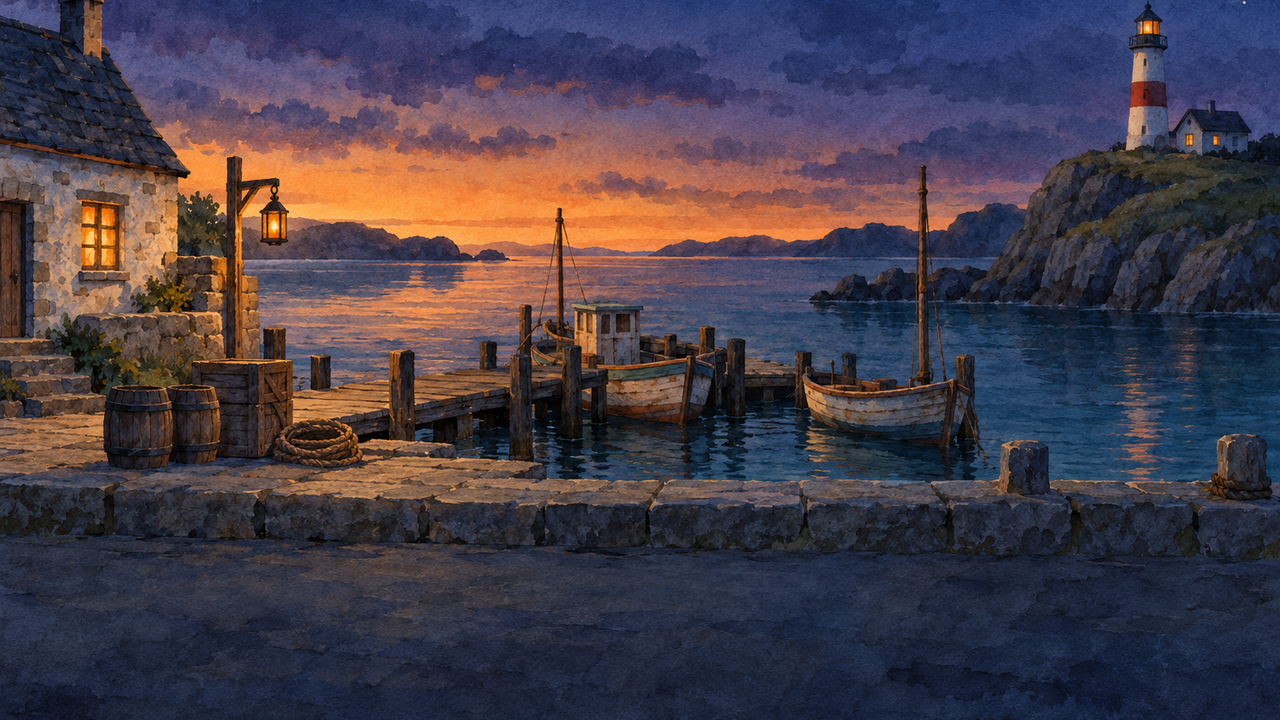
#> input picture styles/hintergrund-serie/assets/bg_hafen.png, 1280 x 720 px, given in place of master.png, which was not available; the run also reads 1 picture not shown here
$ python measure.py
#> lines starting #> are read from the running program, lines starting #| are printed output that depends on the picture; pictures that were not available may be replaced by others from this repository, and a replacement may not be noted
### styles/ortsserie/painterly-digital/scripts/metrics.py
"""Bildmaße für die Ortsserie (nur NumPy und Pillow, deterministisch).

Layout-Kopie   gray_corr: Pearson-Korrelation der Helligkeit, auf 48x32 verkleinert (grobe Tonwertverteilung;
                          hoch schon, wenn beide Bilder oben hell und unten dunkel sind)
               edge_corr: Pearson-Korrelation der Kantenstärke (Sobel auf 640 px Breite, weich, auf 64x43 gemittelt)
               struct_corr: Pearson-Korrelation des Bandpasses der Helligkeit (Gauß 2 px minus Gauß 8 px auf
                          640 px Breite, auf 160x107 gemittelt): gleiche Formen an gleicher Stelle (Wolken, Kanten
                          von Objekten). Unabhängige Bilder liegen bei |r| <= 0,03; struct_top dasselbe nur für die
                          oberen 45 % (Himmel)
Palette        Oklab, k-means mit festem Startwert auf 24 000 Stichproben je Bild
               palette_matched: 8 Farben je Bild, beste 1:1-Zuordnung (alle 8! Permutationen), mittlerer
                                Abstand der Paare (gewichtet mit dem mittleren Anteil), in Oklab x 100
               palette_chamfer: 12 Farben, je Farbe Abstand zur nächsten Farbe des anderen Bilds, mit Anteil
                                gewichtet, beide Richtungen gemittelt (Oklab x 100)
               mean_dE:         Abstand der Oklab-Mittelwerte (x 100)
Detail         grad_energy:     mittlerer Helligkeitsgradient (Oklab L x 100 je Pixel) bei 1264 px Breite
               edge_density:    Anteil der Pixel mit Gradient > 2,5 (L x 100 je Pixel) bei 1264 px Breite
               texture_energy:  mittlere Abweichung vom 3-px-Gauß (8-bit-Helligkeit) bei 1264 px Breite, wie
                                hintergrund-serie/tools/prep.py texture_energy
Ruhe           calm(): Streuung und Gradient der Helligkeit in einem Rechteck (Textleiste)
Alle Bilder werden vorher auf dieselbe Breite gebracht (3:2-Rohbilder von agy 1264x848, Codex 1536x1024).
"""
import itertools

import numpy as np
from PIL import Image, ImageFilter

DETAIL_W = 1264


def load(path, width=None):
    im = Image.open(path).convert("RGB")
    if width and im.width != width:
        im = im.resize((width, round(im.height * width / im.width)), Image.LANCZOS)
    return im


def to_float(im):
    return np.asarray(im, np.float32) / 255.0


def srgb_to_oklab(rgb):
    c = np.where(rgb <= 0.04045, rgb / 12.92, ((rgb + 0.055) / 1.055) ** 2.4)
    M1 = np.array([[0.4122214708, 0.5363325363, 0.0514459929],
                   [0.2119034982, 0.6806995451, 0.1073969566],
                   [0.0883024619, 0.2817188376, 0.6299787005]])
    M2 = np.array([[0.2104542553, 0.7936177850, -0.0040720468],
                   [1.9779984951, -2.4285922050, 0.4505937099],
                   [0.0259040371, 0.7827717662, -0.8086757660]])
    lms = np.cbrt(c @ M1.T)
    return lms @ M2.T


def _pearson(a, b):
    a = a.ravel() - a.mean()
    b = b.ravel() - b.mean()
    return float((a * b).sum() / (np.sqrt((a * a).sum() * (b * b).sum()) + 1e-12))


def _blockmean(a, w, h):
    return np.asarray(Image.fromarray(a.astype(np.float32), "F").resize((w, h), Image.BOX), np.float64)


def _sobel(L):
    p = np.pad(L, 1, mode="edge")
    gx = (p[1:-1, 2:] - p[1:-1, :-2]) * 2 + (p[:-2, 2:] - p[:-2, :-2]) + (p[2:, 2:] - p[2:, :-2])
    gy = (p[2:, 1:-1] - p[:-2, 1:-1]) * 2 + (p[2:, :-2] - p[:-2, :-2]) + (p[2:, 2:] - p[:-2, 2:])
    return np.hypot(gx, gy) / 8.0


def _gauss(a, sigma):
    r = int(3 * sigma + 0.5)
    k = np.exp(-0.5 * (np.arange(-r, r + 1) / sigma) ** 2)
    k /= k.sum()
    p = np.pad(a, r, mode="edge")
    p = np.apply_along_axis(lambda v: np.convolve(v, k, "valid"), 1, p)
    return np.apply_along_axis(lambda v: np.convolve(v, k, "valid"), 0, p)


def layout_features(path):
    im = load(path, 640)
#> in load, im is the input picture: PIL image 1280x720 RGB; mean R, G, B 69.6, 61.7, 73.2
    L = srgb_to_oklab(to_float(im))[..., 0]
    g = _gauss(_sobel(L), 2.0)
    band = _gauss(L, 2.0) - _gauss(L, 8.0)
    return {"gray": _blockmean(L, 48, 32), "edge": _blockmean(g, 64, 43), "band": _blockmean(band, 160, 107)}


def layout_similarity(fa, fb):
    return {"gray_corr": round(_pearson(fa["gray"], fb["gray"]), 3),
            "edge_corr": round(_pearson(fa["edge"], fb["edge"]), 3),
            "struct_corr": round(_pearson(fa["band"], fb["band"]), 3),
            "struct_top": round(_pearson(fa["band"][:48], fb["band"][:48]), 3)}


def _kmeans(X, k, seed=7, iters=30):
    rng = np.random.default_rng(seed)
    # k-means++ Start
    c = [X[rng.integers(len(X))]]
    for _ in range(1, k):
        d = np.min(((X[:, None, :] - np.array(c)[None]) ** 2).sum(-1), 1)
        c.append(X[rng.choice(len(X), p=d / d.sum())])
    c = np.array(c)
    for _ in range(iters):
        lab = ((X[:, None, :] - c[None]) ** 2).sum(-1).argmin(1)
        new = np.array([X[lab == i].mean(0) if (lab == i).any() else c[i] for i in range(k)])
        if np.allclose(new, c, atol=1e-6):
            break
        c = new
    lab = ((X[:, None, :] - c[None]) ** 2).sum(-1).argmin(1)
    w = np.bincount(lab, minlength=k) / len(lab)
    order = np.argsort(-w)
    return c[order], w[order]


def palette_features(path, n=24000, seed=11):
    lab = srgb_to_oklab(to_float(load(path, 640))).reshape(-1, 3)
    rng = np.random.default_rng(seed)
    X = lab[rng.choice(len(lab), min(n, len(lab)), replace=False)]
    c8, w8 = _kmeans(X, 8)
    c12, w12 = _kmeans(X, 12)
    return {"mean": lab.mean(0), "c8": c8, "w8": w8, "c12": c12, "w12": w12}


PERM8 = np.array(list(itertools.permutations(range(8))))


# [11 lines left out: function palette_distance, not called in this run]


def detail_features(path):
    im = load(path, DETAIL_W)
    L = srgb_to_oklab(to_float(im))[..., 0] * 100
    g = _sobel(L)
    lum = im.convert("L")
    a = np.asarray(lum, np.float64)
    b = np.asarray(lum.filter(ImageFilter.GaussianBlur(3)), np.float64)
    return {"grad_energy": round(float(g.mean()), 3), "edge_density": round(float((g > 2.5).mean()), 4),
            "texture_energy": round(float(np.abs(a - b).mean()), 3)}


def detail_ratio(da, db):
    return {k + "_ratio": round(da[k] / db[k], 3) for k in ("grad_energy", "edge_density", "texture_energy")}


def calm(img_path_or_im, rect):
    """Ruhe in rect = (x, y, w, h): Streuung der Helligkeit (Oklab L x 100) und mittlerer Gradient."""
    im = img_path_or_im if isinstance(img_path_or_im, Image.Image) else load(img_path_or_im)
    x, y, w, h = rect
    L = srgb_to_oklab(to_float(im.crop((x, y, x + w, y + h))))[..., 0] * 100
    g = _sobel(L)
    return {"L_std": round(float(L.std()), 2), "L_mean": round(float(L.mean()), 2),
            "grad_mean": round(float(g.mean()), 3)}

### styles/ortsserie/painterly-digital/scripts/measure.py
#!/usr/bin/env python3
"""Ortsserie, Stil painterly-digital: alle Messwerte -> measure.json (aus Dateien, deterministisch).

    .venv/bin/python -I styles/ortsserie/painterly-digital/scripts/measure.py

Inhalt
  anchor            Hafen-Anker des Stils (styles/painterly-digital/assets/raw/master.png, agy) und seine Maße
  generations       jede Bilderzeugung dieses Eintrags (Reihenfolge, Ziel, Sekunden, gelieferte Größe, verbatim)
  experiment_ab     je Ort Variante A (Anker als Stilreferenz) gegen B (nur Stilblock): Layout-Kopie, Palette,
                    Detail; dazu Bezugswerte (unabhängige Bilder, gleiches Motiv)
  locations         je Ort der verwendeten Fassung: Versuche, erster Versuch brauchbar, Sekunden, Größe,
                    Palettenabstand und Detailmaß zum Anker, Layout-Ähnlichkeit, Ruhe der Textfläche,
                    Ausrichtung der Maske, Handarbeit (Override-Einträge, Zahlenwerte, geschätzte Minuten)
  codex_series      dieselben Maße für die Codex-Serie aus styles/hintergrund-serie (Folgebilder gegen deren Hafen)
Maße siehe metrics.py. Bewertungen „brauchbar“ und Minuten sind eigene Sichtprüfung bzw. Schätzung (manual).
"""
import json, pathlib, sys

import numpy as np
from PIL import Image

HERE = pathlib.Path(__file__).resolve().parent
sys.path.insert(0, str(HERE))
import metrics as M  # noqa: E402

E = HERE.parent
ROOT = E.parents[2]
RAW = E / "assets" / "raw"
ANCHOR = ROOT / "styles/painterly-digital/assets/raw/master.png"
HS = ROOT / "styles/hintergrund-serie/assets"
UI_RECT = (20, 536, 1240, 164)
H_ROW = 270

# Reihenfolge der Erzeugungen (alle mit genimg.py --backend agy), siehe NOTES.md
GENERATIONS = ["leuchtturm_a", "leuchtturm_b", "stube", "klippe", "leuchtturm_mask", "stube_mask", "klippe_b",
               "klippe_mask", "stube_b"]
VARIANTS = {"leuchtturm": {"a": "leuchtturm_a", "b": "leuchtturm_b"},
            "stube": {"a": "stube", "b": "stube_b"},
            "klippe": {"a": "klippe", "b": "klippe_b"}}
USED = {"leuchtturm": "a", "stube": "a", "klippe": "b"}

# Eigene Sichtprüfung und Schätzung (nicht gemessen)
MANUAL = {
    "leuchtturm": {
        "first_try_ok": True,
        "look": ("Malweise, Himmel in den Fenstern und Palette wie im Hafen; heller gekalkte Wände und eine "
                 "fein gezeichnete Wendeltreppe machen das Bild detailreicher als den Anker. Unten ein flacher "
                 "dunkler Streifen (Textleistenzone wörtlich genommen), liegt unter der Textleiste."),
        "minutes": {"override": 5, "effektplanung": 25, "pruefen": 15},
        "handwork_note": ("Linse: Rechteck um die Glasringe (Maske hatte den Messingsockel mit eingefärbt). "
                          "Effektplanung (Linsenblitz, wandernder Lichtfleck, Fensternebel, Lichtteilchen) im "
                          "FX-Block von process.py, Werte nach zwei Probeaufnahmen."),
    },
    "stube": {
        "first_try_ok": True,
        "look": ("Gleiche Pinselführung und Dunst; kühles Petrol mit warmem Kamin und Kerze, im Fenster Hafen "
                 "und Leuchtturm. Kamin mit kleinen gemalten Flammen und einzelnen Funken trotz Verbot. Dunkler "
                 "als der Anker (mehr Fläche im Schatten), flacher Streifen unten."),
        "minutes": {"override": 15, "effektplanung": 25, "pruefen": 20},
        "handwork_note": ("Flammen über Glut und Docht: Basis als Anteil der Maskenhöhe und Größe nach "
                          "Augenmaß an Probeaufnahmen (8 Zahlen). Kerze in der Maske samt Kerzenkörper."),
    },
    "klippe": {
        "first_try_ok": False,
        "look": ("Fassung B (ohne Referenz): Himmel, Nebel über dem Meer, Leuchtturm und Palette wie im Hafen, "
                 "Detail fast gleich (1,03x). Fassung A (mit Referenz) übernahm Wolkenbild, Leuchtturmlage und "
                 "die Kaimauer des Ankers und wurde verworfen. Unten flacher Streifen."),
        "minutes": {"override": 8, "effektplanung": 25, "pruefen": 15},
        "handwork_note": ("Laterne am Wegweiser als zusätzliches Licht (nicht im Farbcode verlangt), Lage per "
                          "Skript als hellster warmer Punkt gemessen. Gras, Strahl, Möwen, Nebel im FX-Block."),
    },
}


def rel(p):
    return pathlib.Path(p).resolve().relative_to(ROOT).as_posix()


def meta(name):
    p = RAW / f"{name}.json"
    return json.loads(p.read_text()) if p.exists() else {}


def anchor_still():
    """Anker wie die Orte geschnitten (Horizont auf Zeile 270) für den Vergleich der Textfläche."""
    im = Image.open(ANCHOR).convert("RGB")
    ch = round(im.width * 9 / 16)
    h_src = 402  # Horizont des Ankers: Median der stärksten Hell-Dunkel-Kante je Spalte (x 380-900), gemessen
    y0 = int(round(np.clip(h_src - H_ROW * ch / 720, 0, im.height - ch)))
    return im.crop((0, y0, im.width, y0 + ch)).resize((1280, 720), Image.LANCZOS)


# [6 lines left out: function count_leaves, not called in this run]


def main():
    fa = M.layout_features(ANCHOR)
#> in layout_features, `L = srgb_to_oklab(to_float(im))[..., 0]`:
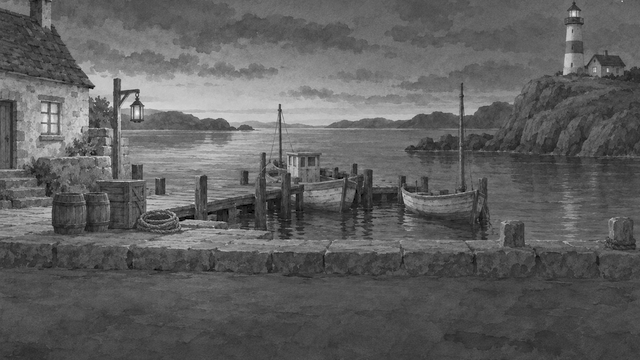
#> L: shape (360, 640) float64; min 0, max 0.953, mean 0.375
#> in _gauss, `r = int(3 * sigma + 0.5)`: r = 6
#> call 3 of _gauss, with sigma = 8
#> in _gauss (call 3), `r = int(3 * sigma + 0.5)`: r = 24
#> in _gauss (call 3), `p = np.apply_along_axis(lambda v: np.convolve(v, k, "valid"), 1, p)`:
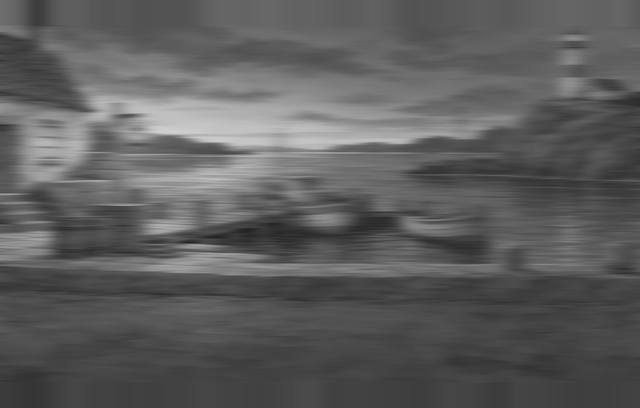
#> p: shape (408, 640) float64; min 0.131, max 0.823, mean 0.368
#> in layout_features, `band = _gauss(L, 2.0) - _gauss(L, 8.0)`:
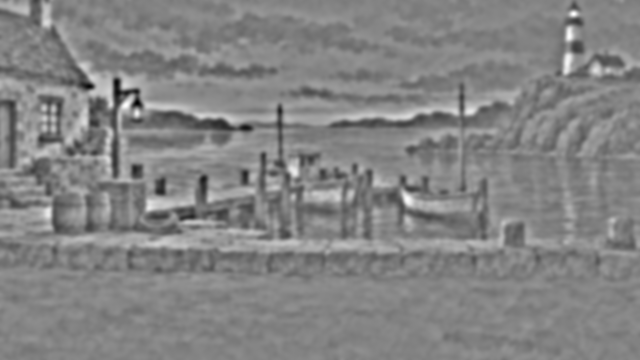
#> band: shape (360, 640) float64; min -0.26, max 0.242, mean 6.99e-05; drawn with min black and max white
#> call 3 of _blockmean, with w = 160, h = 107
#> in _blockmean (call 3), `return np.asarray(Image.fromarray(a.astype(np.float32), "F").resize((w..`:
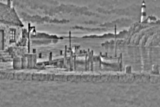
#> returned value: shape (107, 160) float64; min -0.23, max 0.219, mean 6e-05; drawn with min black and max white
#> fa = 3 items
    pa = M.palette_features(ANCHOR)
#> in _kmeans, `c = [X[rng.integers(len(X))]]`: c = [[0.344, -0.00272, -0.0317]]
#> after the loop in _kmeans, `for _ in range(1, k):`: c = [[0.344, -0.00272, -0.0317], [0.14, 1.13e-11, 5.21e-09], [0.782, 0.0668, 0.143], [0.256, -0.00336, -0.0476], [0.559, 0.0347, 0.0436], [0.347, 0.039, 0.0416], [0.487, 0.0224, -0.0662], [0.396, 0.0251, 0.0135]]
#> in _kmeans, `w = np.bincount(lab, minlength=k) / len(lab)`: w = [0.144, 0.122, 0.0522, 0.303, 0.0644, 0.112, 0.107, 0.0947]
#> in _kmeans, `order = np.argsort(-w)`: order = [3, 0, 1, 5, 6, 7, 4, 2]
#> in palette_features, `c8, w8 = _kmeans(X, 8)`: c8 = [[0.284, -0.0017, -0.0367], [0.369, -0.00126, -0.0766], [0.213, 0.000495, -0.0173], [0.356, 0.0129, 0.000185], [0.437, 0.0142, -0.0534], [0.497, 0.0379, 0.0152], [0.6, 0.0589, 0.0553], [0.724, 0.0789, 0.11]]; w8 = [0.303, 0.144, 0.122, 0.112, 0.107, 0.0947, 0.0644, 0.0522]
#> in palette_features, `c12, w12 = _kmeans(X, 12)`: c12 = [[0.257, -0.00213, -0.0361], [0.305, -0.00257, -0.0419], [0.371, -0.0012, -0.0795], [0.432, 0.0117, -0.0597], [0.359, 0.0074, -0.016], [0.195, 0.000986, -0.0109], [0.492, 0.0338, -0.00795], [0.556, 0.0499, 0.0378], [0.301, 0.0139, 0.0131], [0.645, 0.0692, 0.0769], [0.419, 0.029, 0.0327], [0.743, 0.0798, 0.118]]; w12 = [0.183, 0.162, 0.123, 0.0924, 0.0744, 0.0707, 0.0649, 0.0598, 0.0458, 0.0455, 0.0405, 0.0375]
#> pa = 5 items
    da = M.detail_features(ANCHOR)
#> in _sobel (call 2), `return np.hypot(gx, gy) / 8.0`:
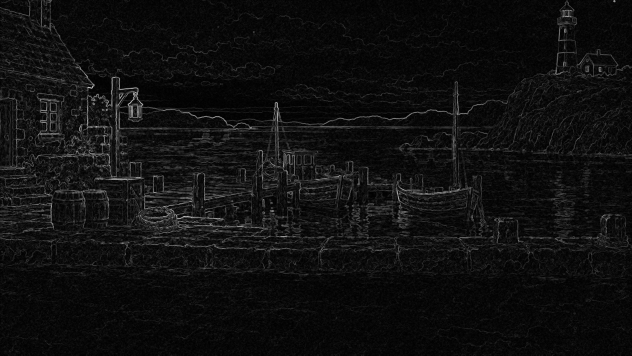
#> returned value: shape (711, 1264) float64 (shown at 1/2 size); min 0.00102, max 36.75, mean 2.3; drawn with min black and max white
#> in detail_features, `lum = im.convert("L")`:
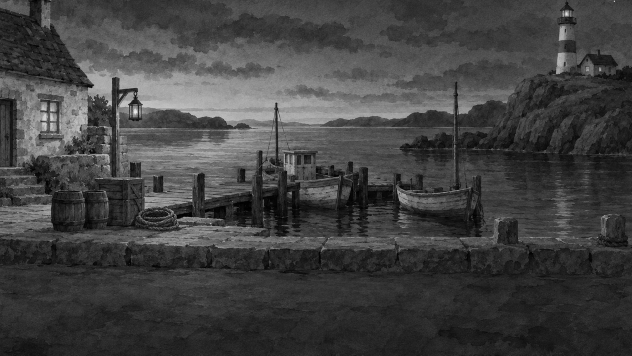
#> lum: PIL image 1264x711 L (shown at 1/2 size); min 0, max 255, mean 65.4
#> da = {'grad_energy': 2.29, 'edge_density': 0.266, 'texture_energy': 7.14}
    calm_anchor = M.calm(anchor_still(), UI_RECT)
#> in srgb_to_oklab (call 4), `c = np.where(rgb <= 0.04045, rgb / 12.92, ((rgb + 0.055) / 1.055) ** 2..`:
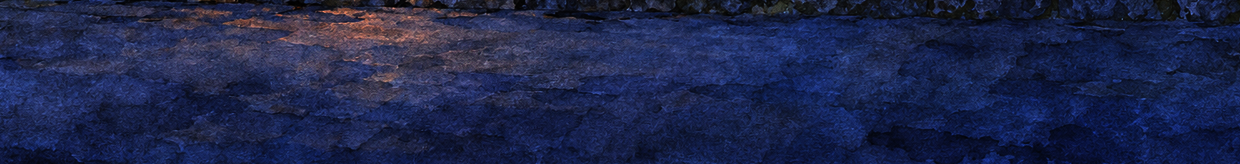
#> c: shape (164, 1240, 3) float32; mean of channels 0, 1, 2 0.0189, 0.0241, 0.048; drawn with min black and max white
#> (the rest of the program and of its run is left out)
